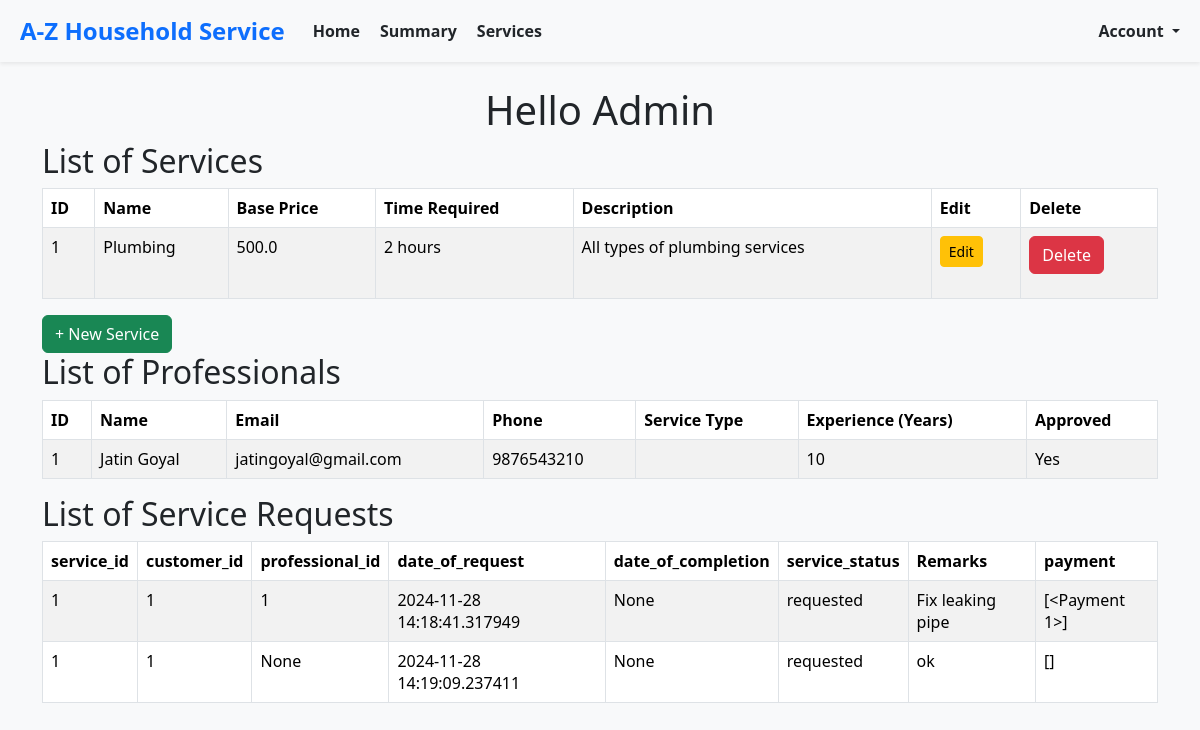
The page /admin/home on the database as committed earlier.
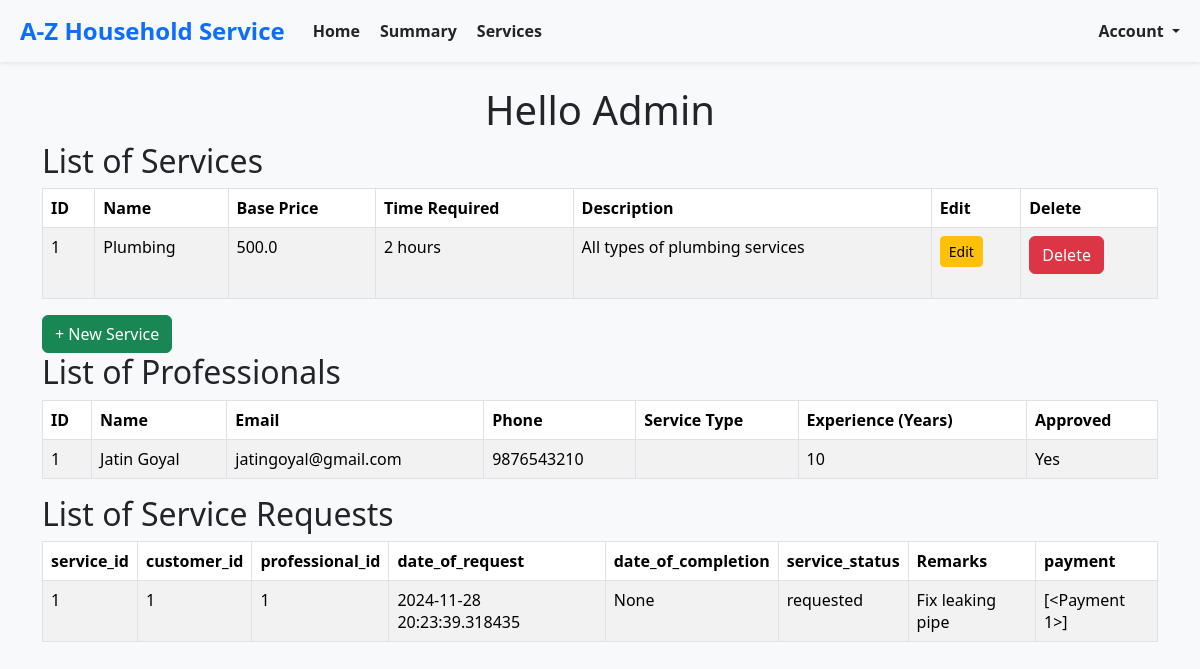
The same page on the database as committed later.
### models.py (models this page shows, shortened)
class BaseModel(db.Model):
    __abstract__ = True  # This makes it an abstract class, not a table in the database
    id = db.Column(db.Integer, primary_key=True)
    created_at = db.Column(db.DateTime, default=datetime.utcnow, nullable=False)  # Ensure it's not nullable
    modified_at = db.Column(db.DateTime, default=datetime.utcnow, onupdate=datetime.utcnow, nullable=False)  # Ensure it's not nullable

class Service(BaseModel):
    __tablename__ = 'service'
    name = db.Column(db.String(150), nullable=False)
    base_price = db.Column(db.Float, nullable=True)  # Made nullable
    time_required = db.Column(db.String(50), nullable=True)  # Made nullable
    description = db.Column(db.Text, nullable=True)  # Made nullable
    professional_id = db.Column(db.Integer, db.ForeignKey('service_professional.id'), nullable=True)
    service_type_id= db.Column(db.Integer, nullable=True)  # Made nullable
    professional = db.relationship('ServiceProfessional', backref='services', lazy=True)

class ServiceProfessional(BaseModel):
    __tablename__ = 'service_professional'
    username = db.Column(db.String(150), unique=True, nullable=False)
    password_hash = db.Column(db.String(200), nullable=False)
    name = db.Column(db.String(150), nullable=True)  # Made nullable
    email = db.Column(db.String(150), unique=True, nullable=True)  # Made nullable
    phone = db.Column(db.String(20), unique=True, nullable=True)  # Made nullable
    experience = db.Column(db.Integer, nullable=True)  # Made nullable
    description = db.Column(db.Text, nullable=True)  # Made nullable
    approved = db.Column(db.Boolean, default=False, nullable=True)  # Made nullable

class ServiceRequest(BaseModel):
    __tablename__ = 'service_request'
    service_id = db.Column(db.Integer, db.ForeignKey('service.id'), nullable=True)  # Made nullable
    customer_id = db.Column(db.Integer, db.ForeignKey('customer.id'), nullable=False)
    professional_id = db.Column(db.Integer, db.ForeignKey('service_professional.id'), nullable=True)
    date_of_request = db.Column(db.DateTime, default=datetime.utcnow, nullable=True)  # Made nullable
    date_of_completion = db.Column(db.DateTime, nullable=True)  # Made nullable
    service_status = db.Column(db.String(50), default="requested", nullable=True)  # Made nullable
    service_type_id= db.Column(db.Integer, nullable=True)  # Made nullable
    remarks = db.Column(db.Text, nullable=True)  # Made nullable
    rating = db.Column(db.Text, nullable=True)  # Made nullable
    payment = db.relationship('Payment', backref='service_request', lazy=True)

### routes.py (the view)
@app.route('/admin/home')
def admin_home():
    professionals = ServiceProfessional.query.all()
    services = Service.query.all()
    service_requests = ServiceRequest.query.all()
    return render_template(
        'admin/home.html',
        professionals=professionals,
        services=services,
        service_requests=service_requests
    )

### templates/admin/home.html (shortened to what this page needs)
{% extends 'layout.html' %}
{% block content %}
    <div class="container">
        <h1 class="text-center">Hello Admin</h1>
        <h2>List of Services</h2>
        <div class="table-responsive">
            <table class="table table-bordered table-striped">
                <thead>
                    <tr>
                        <th>ID</th>
                        <th>Name</th>
                        <th>Base Price</th>
                        <th>Time Required</th>
                        <th>Description</th>
                        <th>Edit</th>
                        <th>Delete</th>
                    </tr>
                </thead>
                <tbody>
                    {% for service in services %}
                        <tr>
                            <td>{{ service.id }}</td>
                            <td>{{ service.name }}</td>
                            <td>{{ service.base_price }}</td>
                            <td>{{ service.time_required }}</td>
                            <td>{{ service.description }}</td>
                            <td>
                                <button type="button" class="btn btn-warning btn-sm" data-bs-toggle="modal" data-bs-target="#newServiceModal"
                                        data-service-id="{{ service.id }}"
                                        data-service-name="{{ service.name }}"
                                        data-service-description="{{ service.description }}"
                                        data-service-base-price="{{ service.base_price }}"
                                        data-service-time-required="{{ service.time_required }}">
                                    Edit
                                </button>
                            </td>
                            <td>
                                <form method="post" action="delete_service/{{ service.id }}" onsubmit="return confirm('Are you sure you want to delete this service?');">
                                    <button type="submit" class="btn btn-danger">Delete</button>
                                </form>
                            </td>
                        </tr>
                    {% endfor %}
                </tbody>
            </table>
            <button type="button" class="btn btn-success pull-right" data-bs-toggle="modal" data-bs-target="#newServiceModal">
                + New Service
            </button>
        </div>
        <h2>List of Professionals</h2>
        <div class="table-responsive">
            <table class="table table-bordered table-striped">
                <thead>
                    <tr>
                        <th>ID</th>
                        <th>Name</th>
                        <th>Email</th>
                        <th>Phone</th>
                        <th>Service Type</th>
                        <th>Experience (Years)</th>
                        <th>Approved</th>
                    </tr>
                </thead>
                <tbody>
                    {% for professional in professionals %}
                        <tr>
                            <td>{{ professional.id }}</td>
                            <td>{{ professional.name }}</td>
                            <td>{{ professional.email }}</td>
                            <td>{{ professional.phone }}</td>
                            <td>{{ professional.service_type }}</td>
                            <td>{{ professional.experience }}</td>
                            <td>{{ 'Yes' if professional.approved else 'No' }}</td>
                        </tr>
                    {% endfor %}
                </tbody>
            </table>
        </div>
        <h2>List of Service Requests</h2>
        <div class="table-responsive">
            <table class="table table-bordered table-striped">
                <thead>
                    <tr>
                        <th>service_id</th>
                        <th>customer_id</th>
                        <th>professional_id</th>
                        <th>date_of_request</th>
                        <th>date_of_completion</th>
                        <th>service_status</th>
                        <th>Remarks</th>
                        <th>payment</th>
                    </tr>
                </thead>
                <tbody>
                    {% for request in service_requests %}
                        <tr>
                            <td>{{ request.service_id }}</td>
                            <td>{{ request.customer_id }}</td>
                            <td>{{ request.professional_id}}</td>
                            <td>{{ request.date_of_request  }}</td>
                            <td>{{ request.date_of_completion }}</td>
                            <td>{{ request.service_status }}</td>
                            <td>{{ request.remarks }}</td>
                            <td>{{ request.payment }}</td>
                        </tr>
                    {% endfor %}
                </tbody>
            </table>
        </div>
    </div>
    {% endblock %}

### templates/layout.html (shortened to what this page needs)
<!DOCTYPE html>
<html lang="en">
<head>
    <link rel="stylesheet" href="https://cdn.jsdelivr.net/npm/bootstrap@5.3.3/dist/css/bootstrap.min.css">
</head>
<body>
    <div class="container-fluid">
        <div class="content mt-4">
            {% block content %}
            {% endblock %}
        </div>
    </div>
</body>
</html>

### templates/nav_bar.html (shortened to what this page needs)
<nav class="navbar navbar-expand-lg navbar-light bg-light shadow-sm" style="background-color: #f8f9fa;">
    <div class="container-fluid">
        <a class="navbar-brand fw-bold text-primary" href="#" style="font-size: 1.5rem;">
            A-Z Household Service
        </a>
        <div class="collapse navbar-collapse" id="navbarNav">
            <ul class="navbar-nav me-auto">
                <li class="nav-item">
                    <a class="nav-link active text-dark fw-semibold" aria-current="page" href="#">
                         Home
                    </a>
                </li>
                <li class="nav-item">
                    <a class="nav-link text-dark fw-semibold" href="#">
                         Summary
                    </a>
                </li>
                <li class="nav-item">
                    <a class="nav-link text-dark fw-semibold" href="#">
                         Services
                    </a>
                </li>
            </ul>
            <ul class="navbar-nav ms-auto">
                <li class="nav-item dropdown">
                    <a class="nav-link dropdown-toggle text-dark fw-semibold" href="#" id="userDropdown" role="button" data-bs-toggle="dropdown" aria-expanded="false">
                         Account
                    </a>
                </li>
            </ul>
        </div>
    </div>
</nav>

### templates/layout.html (style rules this page uses)
body { background-color: #f8f9fa; }
.navbar-brand { font-weight: bold; }

Rows that differ between the two databases and show on the page:
removed ServiceRequest: service_id "1", customer_id "1", professional_id "None", date_of_request "2024-11-28 14:19:09.237411", date_of_completion "None", service_status "requested", remarks "ok", payment "[]"
changed ServiceRequest "None": date_of_request "2024-11-28 14:18:41.317949" → "2024-11-28 20:23:39.318435"
